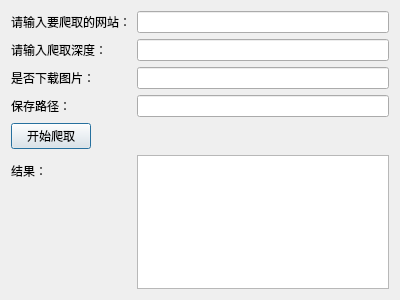
<?xml version="1.0" encoding="UTF-8"?>
<ui version="4.0">
 <class>web_spider</class>
 <widget class="QDialog" name="web_spider">
  <property name="geometry">
   <rect>
    <x>0</x>
    <y>0</y>
    <width>400</width>
    <height>300</height>
   </rect>
  </property>
  <property name="windowTitle">
   <string>图片采集</string>
  </property>
  <layout class="QFormLayout" name="formLayout_2">
   <item row="1" column="0">
    <widget class="QLabel" name="label">
     <property name="text">
      <string>请输入要爬取的网站：</string>
     </property>
    </widget>
   </item>
   <item row="1" column="1">
    <widget class="QLineEdit" name="web_url"/>
   </item>
   <item row="2" column="0">
    <widget class="QLabel" name="label_2">
     <property name="text">
      <string>请输入爬取深度：</string>
     </property>
    </widget>
   </item>
   <item row="2" column="1">
    <widget class="QLineEdit" name="deep"/>
   </item>
   <item row="3" column="0">
    <widget class="QLabel" name="label_3">
     <property name="text">
      <string>是否下载图片：</string>
     </property>
    </widget>
   </item>
   <item row="3" column="1">
    <widget class="QLineEdit" name="is_download"/>
   </item>
   <item row="4" column="0">
    <widget class="QLabel" name="label_4">
     <property name="text">
      <string>保存路径：</string>
     </property>
    </widget>
   </item>
   <item row="4" column="1">
    <widget class="QLineEdit" name="image_path"/>
   </item>
   <item row="5" column="0">
    <widget class="QPushButton" name="pushButton">
     <property name="text">
      <string>开始爬取</string>
     </property>
    </widget>
   </item>
   <item row="6" column="0">
    <widget class="QLabel" name="label_5">
     <property name="text">
      <string>结果：</string>
     </property>
    </widget>
   </item>
   <item row="6" column="1">
    <widget class="QTextEdit" name="textEdit"/>
   </item>
  </layout>
 </widget>
 <resources/>
 <connections>
  <connection>
   <sender>pushButton</sender>
   <signal>clicked()</signal>
   <receiver>web_spider</receiver>
   <slot>start_spider()</slot>
   <hints>
    <hint type="sourcelabel">
     <x>111</x>
     <y>158</y>
    </hint>
    <hint type="destinationlabel">
     <x>112</x>
     <y>328</y>
    </hint>
   </hints>
  </connection>
 </connections>
 <slots>
  <slot>start_spider()</slot>
 </slots>
</ui>
